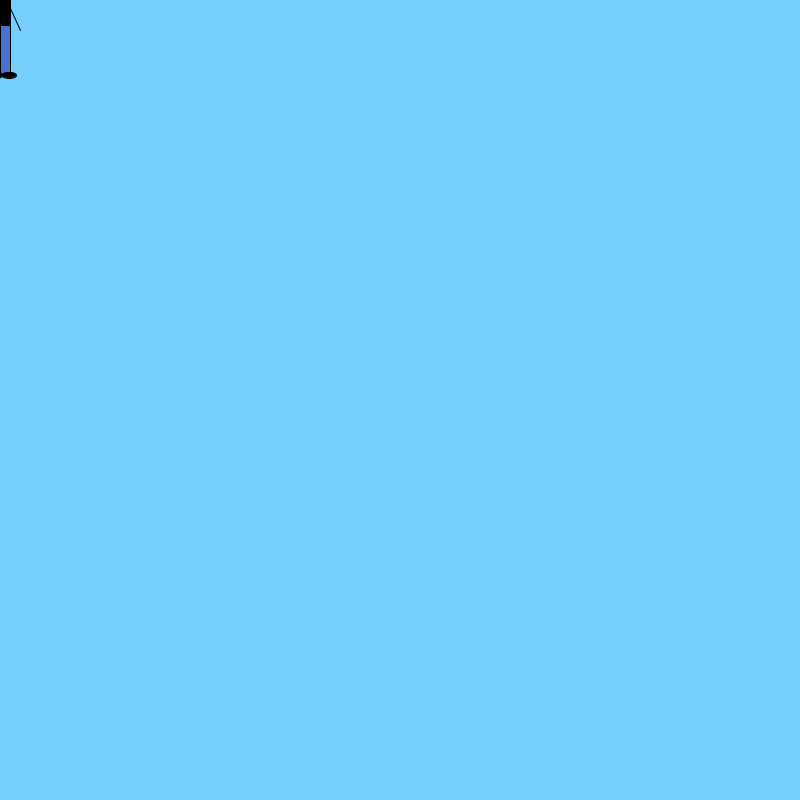
Frame 1 (no input)
Frame 60 (the mouse pressed at the canvas centre just before this capture): identical to frame 1, image omitted
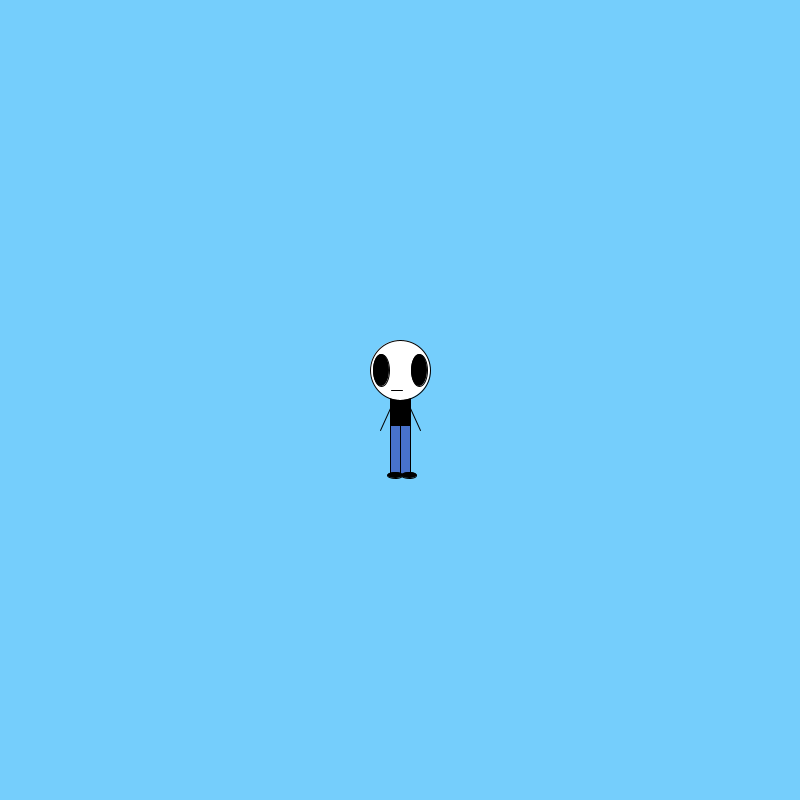
Frame 120 (the mouse held since frame 60 and released just before this capture)

The Processing sketch that drew these frames (run headless with seeded random() and noise(); from frame 60 on, the mouse is pressed at the canvas centre):

// Processing sketch: Zoog
// ── Zoog.pde
void setup(){
  size(800,800);
}

void draw(){
  background(117,206,252);
  zoog(mouseX,mouseY);
  //zoog(int(random(width)),int(random(height)));
  
}

void zoog(int x,int y){
  rectMode(CENTER);
  
  stroke(0);
  fill(0);
  rect(x,y,20,100);
  
  stroke(0);
  fill(72,114,203);
  rect(x+5,y+50, 10,50);
  rect(x-5,y+50,10,50);
  
  stroke(0);
  fill(255);
  ellipse(x,y-30,60,60);
  
  fill(0);
  ellipse(x-19,y-30,16,32);
  ellipse(x+19,y-30,16,32);
  ellipse(x+9,y+75,15,6);
  ellipse(x-5,y+75,15,6);
  
  stroke(0);
  line(x-10,y+8,x-20,y+30);
  line(x+10,y+8,x+20,y+30);
  line(x-9,y-10,x+2,y-10);
  
}
